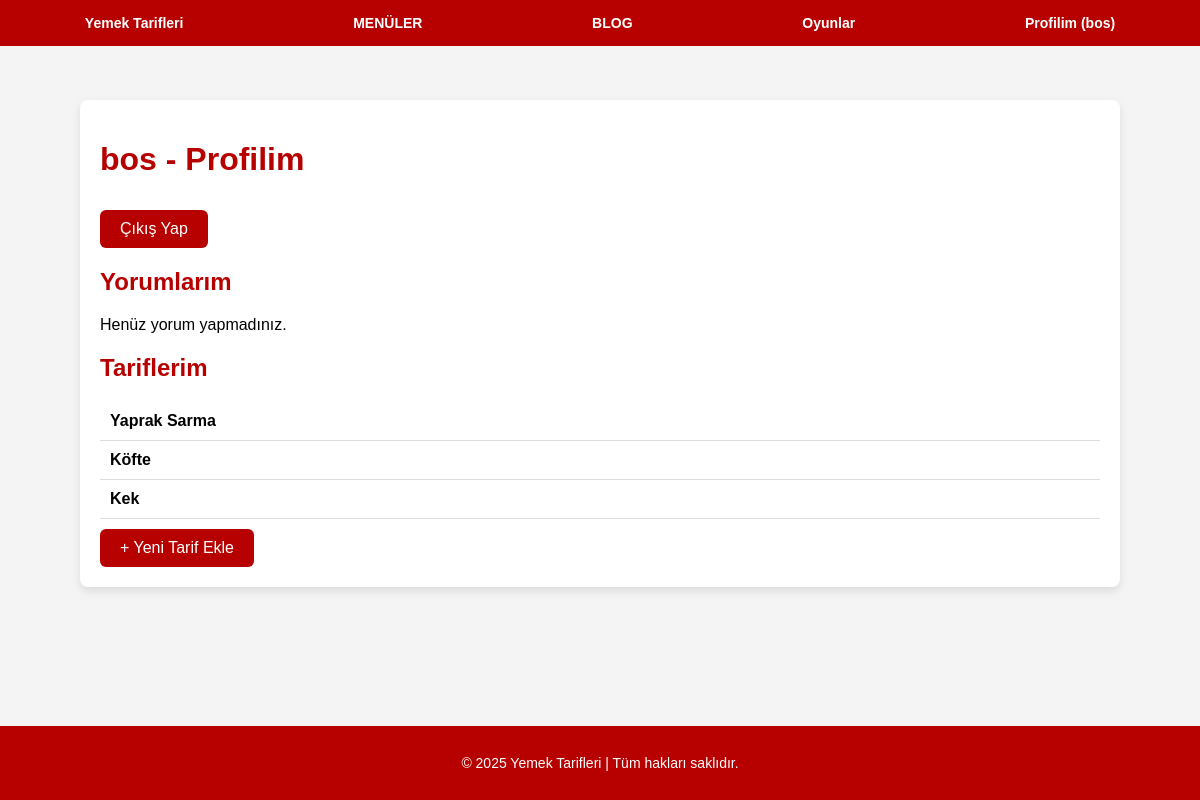
The app's page /profile.php (signed in) with its own data.
### tables this page shows
CREATE TABLE `tarifler` (
  `id` int(11) NOT NULL,
  `baslik` varchar(255) NOT NULL,
  `aciklama` text NOT NULL,
  `resim` varchar(255) DEFAULT NULL,
  `created_at` timestamp NOT NULL DEFAULT current_timestamp(),
  `user_id` int(11) NOT NULL
);

### profile.php (the view, shortened to what this page needs)
<?php
include("db.php");
$user_id = $_SESSION['user_id'];
$stmt = $conn->prepare("SELECT y.yorum, y.created_at, t.baslik FROM yorumlar y JOIN tarifler t ON y.tarif_id = t.id WHERE y.user_id = ?");
$stmt->execute([$user_id]);
$yorumlar = $stmt->fetchAll();
$stmt2 = $conn->prepare("SELECT * FROM tarifler WHERE user_id = ?");
$stmt2->execute([$user_id]);
$tarifler = $stmt2->fetchAll();
?>
<!DOCTYPE html>
<html lang="tr">
<head>
    <link rel="stylesheet" href="footer.css">
</head>
<body>
<?php include("navbar.php"); ?>
<div class="container" style="margin-top: 80px;">
    <h1><?= htmlspecialchars($_SESSION['username']) ?> - Profilim</h1>
    <a class="button" href="logout.php">Çıkış Yap</a>
    <h2>Yorumlarım</h2>
    <?php if ($yorumlar): ?>
        <?php foreach ($yorumlar as $yorum): ?>
            <div class="yorum">
                <strong><?= htmlspecialchars($yorum['baslik']) ?>:</strong><br>
                <?= htmlspecialchars($yorum['yorum']) ?> <br>
                <em><?= $yorum['created_at'] ?></em>
            </div>
        <?php endforeach; ?>
    <?php else: ?>
        <p>Henüz yorum yapmadınız.</p>
    <?php endif; ?>
    <h2>Tariflerim</h2>
    <?php if ($tarifler): ?>
        <?php foreach ($tarifler as $tarif): ?>
            <div class="tarif">
                <strong><?= htmlspecialchars($tarif['baslik']) ?></strong>
            </div>
        <?php endforeach; ?>
    <?php else: ?>
        <p>Henüz tarif eklemediniz.</p>
    <?php endif; ?>
    <a class="button" href="tarifekle.php">+ Yeni Tarif Ekle</a>
</div>
<?php include("footer.php"); ?>
</body>
</html>

### profile.php (style rules this page uses)
body { font-family: Arial, sans-serif; background: #f4f4f4; margin: 0; padding: 20px; box-sizing: border-box; }
.container { max-width: 1000px; margin: auto; background: white; padding: 20px; border-radius: 8px; box-shadow: 0 4px 10px rgba(0,0,0,0.1); }
h1, h2 { color: #b70000; }
a.button { display: inline-block; padding: 10px 20px; background-color: #b70000; color: white; text-decoration: none; border-radius: 6px; margin-top: 10px; }
.yorum, .tarif { padding: 10px; border-bottom: 1px solid #ddd; }

### records on screen
tarifler: baslik "Yaprak Sarma"
tarifler: baslik "Köfte"
tarifler: baslik "Kek"

### other values on screen
$_SESSION['username'] "bos"
